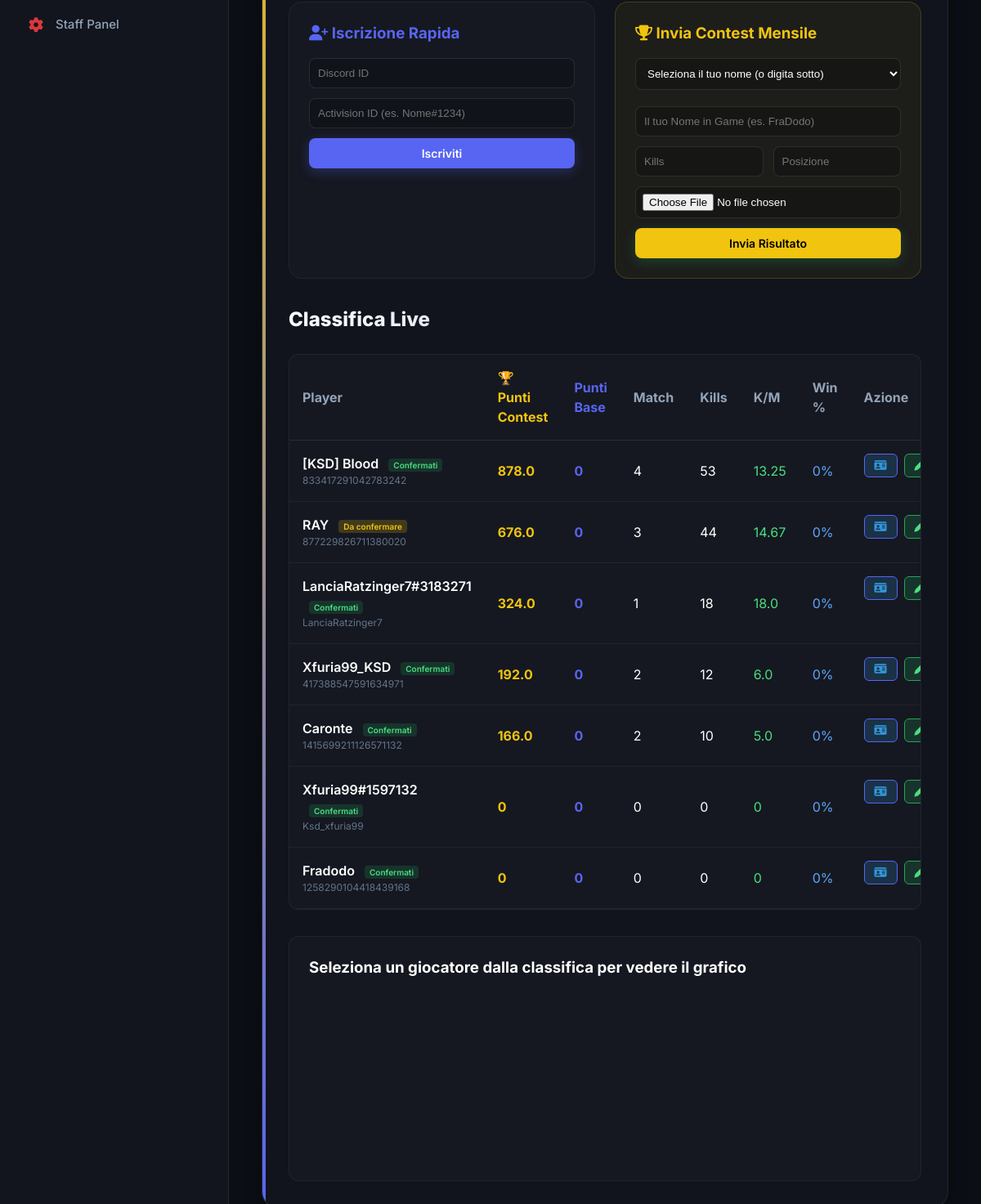
/ (lower part), run on an earlier commit of the app's database.
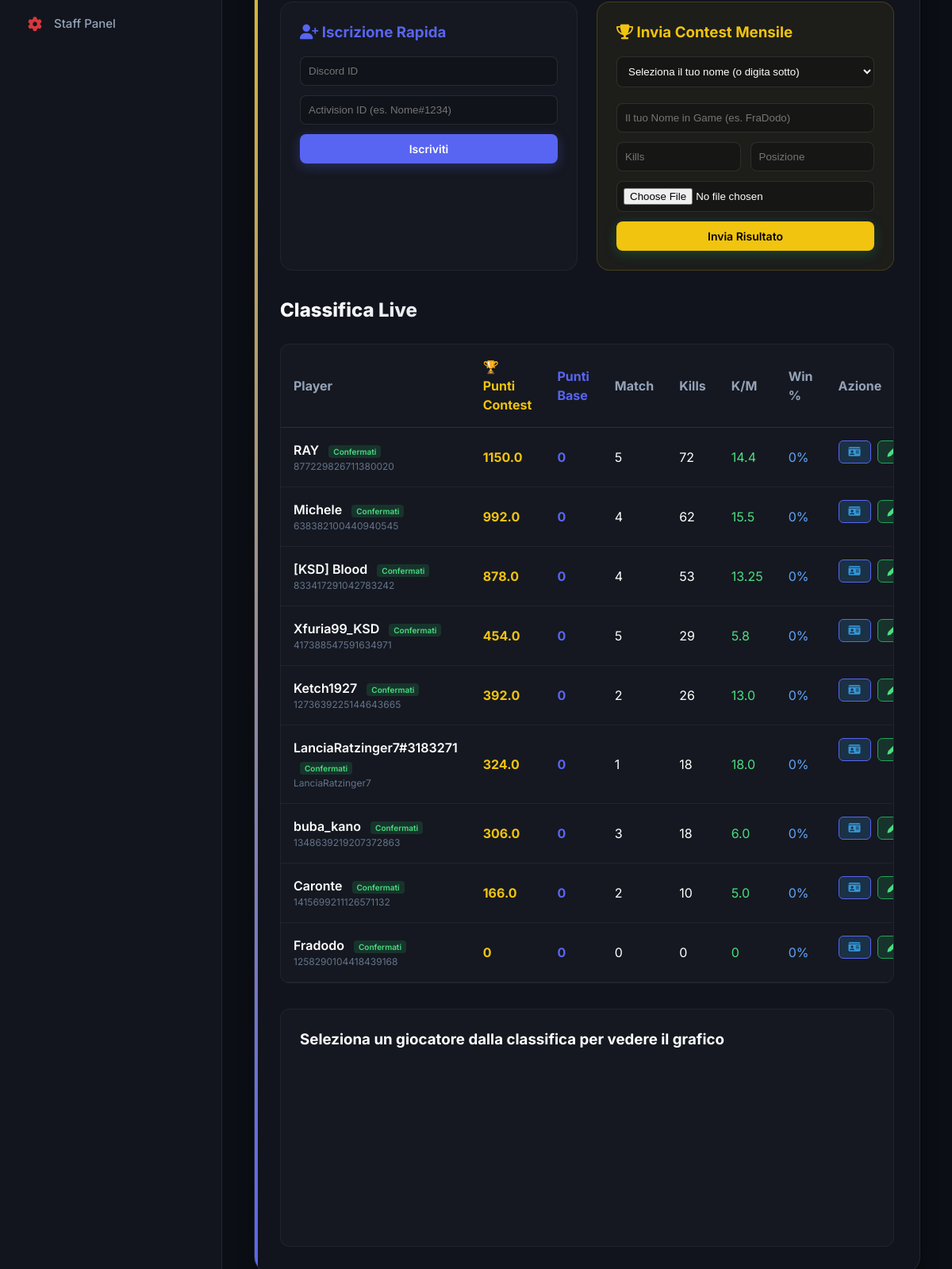
And on a later commit of the database.
### tables this page shows
CREATE TABLE players (
            discord_id TEXT PRIMARY KEY,
            activision_id TEXT NOT NULL,
            points INTEGER DEFAULT 0,
            matches_played INTEGER DEFAULT 0,
            total_kills INTEGER DEFAULT 0,
            total_damage INTEGER DEFAULT 0,
            wins INTEGER DEFAULT 0
        , contest_points REAL DEFAULT 0);

### web/app.py (the view)
@app.get("/", response_class=HTMLResponse)
async def read_root(request: Request, error: str = None, success: str = None):
    players = database.get_all_players()
    for p in players:
        mp = p.get('matches_played', 0)
        p['kd_ratio'] = round(p.get('total_kills', 0) / mp, 2) if mp > 0 else 0
        p['avg_damage'] = round(p.get('total_damage', 0) / mp) if mp > 0 else 0
        p['win_rate'] = f"{round((p.get('wins', 0) / mp) * 100)}%" if mp > 0 else "0%"
    bounties = database.get_active_bounties()
    return templates.TemplateResponse(request=request, name="index.html", context={"players": players, "bounties": bounties, "error": error, "success": success})

### web/templates/index.html (shortened to what this page needs)
<!DOCTYPE html>
<html lang="it">
<head>
  <link rel="stylesheet" href="https://cdnjs.cloudflare.com/ajax/libs/font-awesome/6.4.0/css/all.min.css">
  <link rel="stylesheet" href="/static/style.css">
</head>
<body>
  <div id="app">
    <nav class="sidebar">
      <div class="sidebar-menu">
        <a href="/admin" class="menu-item">
          <i class="fa-solid fa-gear menu-icon" style="color: var(--accent-red)"></i>
          <span>Staff Panel</span>
        </a>
      </div>
    </nav>
    <main class="main-content">
      <div class="content-wrapper">
        <div class="contest-card">
          <div style="display: flex; gap: 24px; flex-wrap: wrap; margin-bottom: 32px;">
            <div style="flex: 1; min-width: 300px; background: rgba(255,255,255,0.02); padding: 24px; border-radius: 16px; border: 1px solid rgba(255,255,255,0.05);">
              <h3 style="color: var(--accent-blue); margin-bottom: 16px;"><i class="fa-solid fa-user-plus"></i> Iscrizione Rapida</h3>
              <form action="/register" method="POST" style="display: flex; flex-direction: column; gap: 12px;">
                <input type="text" name="discord_id" required placeholder="Discord ID" style="background: rgba(0,0,0,0.2); border: 1px solid rgba(255,255,255,0.1); padding: 10px; border-radius: 8px; color: white; width: 100%;">
                <input type="text" name="activision_id" required placeholder="Activision ID (es. Nome#1234)" style="background: rgba(0,0,0,0.2); border: 1px solid rgba(255,255,255,0.1); padding: 10px; border-radius: 8px; color: white; width: 100%;">
                <button type="submit" class="btn btn-secondary" style="width: 100%; justify-content: center;">Iscriviti</button>
              </form>
            </div>
            <div style="flex: 1; min-width: 300px; background: rgba(241, 196, 15, 0.05); padding: 24px; border-radius: 16px; border: 1px solid rgba(241, 196, 15, 0.2);" id="sec-invia">
              <h3 style="color: var(--accent-gold); margin-bottom: 16px;"><i class="fa-solid fa-trophy"></i> Invia Contest Mensile</h3>
              <form action="/upload_contest" method="POST" enctype="multipart/form-data" style="display: flex; flex-direction: column; gap: 12px;">
                <select id="player_select" onchange="document.getElementById('player_name_input').value = this.value;" style="background: rgba(0,0,0,0.2); border: 1px solid rgba(255,255,255,0.1); padding: 10px; border-radius: 8px; color: white; width: 100%; margin-bottom: 8px;">
                  <option value="">Seleziona il tuo nome (o digita sotto)</option>
                </select>
                <input type="text" id="player_name_input" name="player_name" required placeholder="Il tuo Nome in Game (es. FraDodo)" style="background: rgba(0,0,0,0.2); border: 1px solid rgba(255,255,255,0.1); padding: 10px; border-radius: 8px; color: white; width: 100%;">
                <div style="display: flex; gap: 12px; width: 100%;">
                  <input type="number" name="kills" required placeholder="Kills" style="background: rgba(0,0,0,0.2); border: 1px solid rgba(255,255,255,0.1); padding: 10px; border-radius: 8px; color: white; width: 50%;">
                  <input type="number" name="posizione" required placeholder="Posizione" style="background: rgba(0,0,0,0.2); border: 1px solid rgba(255,255,255,0.1); padding: 10px; border-radius: 8px; color: white; width: 50%;">
                </div>
                <input type="file" name="screenshot" accept="image/*" required style="background: rgba(0,0,0,0.2); border: 1px solid rgba(255,255,255,0.1); padding: 8px; border-radius: 8px; color: white; width: 100%;">
                <button type="submit" class="btn btn-primary" style="width: 100%; justify-content: center; background-color: var(--accent-gold); color: black;">Invia Risultato</button>
              </form>
            </div>
          </div>
          <div class="card-header" id="sec-classifica">
            <h1 class="card-title">Classifica Live</h1>
          </div>
          <div style="overflow-x: auto; margin-bottom: 32px; background: rgba(255,255,255,0.02); border-radius: 12px; border: 1px solid rgba(255,255,255,0.05);">
            <table style="width: 100%; border-collapse: collapse; text-align: left;">
              <thead>
                <tr style="border-bottom: 1px solid rgba(255,255,255,0.1);">
                  <th style="padding: 16px; color: var(--text-secondary);">Player</th>
                  <th style="padding: 16px; color: var(--accent-gold);">🏆 Punti Contest</th>
                  <th style="padding: 16px; color: var(--accent-blue);">Punti Base</th>
                  <th style="padding: 16px; color: var(--text-secondary);">Match</th>
                  <th style="padding: 16px; color: var(--text-secondary);">Kills</th>
                  <th style="padding: 16px; color: var(--text-secondary);">K/M</th>
                  <th style="padding: 16px; color: var(--text-secondary);">Win %</th>
                  <th style="padding: 16px; color: var(--text-secondary);">Azione</th>
                </tr>
              </thead>
              <tbody>
                {% for p in players %}
                <tr style="border-bottom: 1px solid rgba(255,255,255,0.05); transition: 0.2s; cursor: pointer;" onclick="loadPlayerChart('{{ p.discord_id }}', '{{ p.activision_id }}')">
                  <td style="padding: 16px;">
                    <div style="font-weight: 600; color: white;">
                      {{ p.activision_id }}
                      {% if p.has_pending %}
                        <span style="font-size: 10px; background: rgba(241, 196, 15, 0.2); color: var(--accent-gold); padding: 2px 6px; border-radius: 4px; margin-left: 8px;">Da confermare</span>
                      {% else %}
                        <span style="font-size: 10px; background: rgba(35, 165, 89, 0.2); color: #4ade80; padding: 2px 6px; border-radius: 4px; margin-left: 8px;">Confermati</span>
                      {% endif %}
                    </div>
                    <div style="font-size: 12px; color: var(--text-muted);">{{ p.discord_id }}</div>
                  </td>
                  <td style="padding: 16px; font-weight: bold; color: var(--accent-gold);">{{ p.contest_points or 0 }}</td>
                  <td style="padding: 16px; font-weight: bold; color: var(--accent-blue);">{{ p.points }}</td>
                  <td style="padding: 16px;">{{ p.matches_played }}</td>
                  <td style="padding: 16px;">{{ p.total_kills }}</td>
                  <td style="padding: 16px; color: #4ade80;">{{ p.kd_ratio }}</td>
                  <td style="padding: 16px; color: #60a5fa;">{{ p.win_rate }}</td>
                  <td style="padding: 16px; display: flex; gap: 8px; justify-content: flex-start;" onclick="event.stopPropagation()">
                    <button onclick="promptEditPlayerName('{{ p.discord_id }}', '{{ p.activision_id }}')" style="background: rgba(52, 152, 219, 0.2); border: 1px solid var(--accent-blue); color: #3498db; padding: 6px 12px; border-radius: 6px; cursor: pointer; transition: 0.2s;" title="Cambia Nome">
                      <i class="fa-solid fa-id-card"></i>
                    </button>
                    <button onclick="promptEditPlayer('{{ p.discord_id }}', '{{ p.activision_id }}')" style="background: rgba(35, 165, 89, 0.2); border: 1px solid var(--accent-green); color: #4ade80; padding: 6px 12px; border-radius: 6px; cursor: pointer; transition: 0.2s;">
                      <i class="fa-solid fa-pen"></i>
                    </button>
                  </td>
                </tr>
                {% else %}
                <tr>
                  <td colspan="5" style="padding: 24px; text-align: center; color: var(--text-muted);">Nessun giocatore registrato.</td>
                </tr>
                {% endfor %}
              </tbody>
            </table>
          </div>
      <div class="chart-container" id="sec-stats" style="margin-top: 32px; padding: 24px; background: rgba(255,255,255,0.02); border-radius: 12px; border: 1px solid rgba(255,255,255,0.05);">
        <h3 style="color: white; margin-bottom: 16px;" id="chartTitle">Seleziona un giocatore dalla classifica per vedere il grafico</h3>
      </div>
    </div>
  </div>
</main>
</div>
</body>
</html>

### web/static/style.css (style rules this page uses)
:root { --bg-main: #0B0E14; --bg-sidebar: #12151D; --bg-card: rgba(22, 26, 36, 0.6); --bg-card-hover: rgba(30, 35, 48, 0.8); --border-color: rgba(255, 255, 255, 0.08); --text-primary: #ffffff; --text-secondary: #94A3B8; --text-muted: #64748B; --accent-blue: #5865F2; --accent-blue-hover: #4752C4; --accent-green: #23A559; --accent-green-hover: #1E8F4C; --accent-red: #DA373C; --accent-gold: #F1C40F; --accent-purple: #9b59b6; --shadow-sm: 0 4px 6px -1px rgba(0, 0, 0, 0.3), 0 2px 4px -1px rgba(0, 0, 0, 0.2); --shadow-lg: 0 10px 25px -5px rgba(0, 0, 0, 0.5), 0 8px 10px -6px rgba(0, 0, 0, 0.4); --shadow-glow: 0 0 20px rgba(88, 101, 242, 0.2); --transition: all 0.3s cubic-bezier(0.25, 0.8, 0.25, 1); }
* { box-sizing: border-box; margin: 0; padding: 0; }
body { font-family: 'Inter', sans-serif; background-color: var(--bg-main); color: var(--text-primary); line-height: 1.5; -webkit-font-smoothing: antialiased; overflow: hidden; }
#app { display: flex; height: 100vh; width: 100vw; }
.sidebar { width: 280px; background-color: var(--bg-sidebar); border-right: 1px solid var(--border-color); display: flex; flex-direction: column; transition: var(--transition); z-index: 10; }
.sidebar-menu { padding: 16px; display: flex; flex-direction: column; gap: 8px; flex: 1; overflow-y: auto; }
.menu-item { display: flex; align-items: center; gap: 12px; padding: 12px 16px; border-radius: 10px; color: var(--text-secondary); text-decoration: none; font-weight: 500; font-size: 15px; transition: var(--transition); cursor: pointer; }
.menu-icon { font-size: 18px; width: 24px; text-align: center; }
.main-content { flex: 1; display: flex; flex-direction: column; position: relative; overflow-y: auto; background: radial-gradient(circle at top right, rgba(88, 101, 242, 0.05), transparent 400px); }
.content-wrapper { padding: 40px; max-width: 1000px; margin: 0 auto; width: 100%; }
.contest-card { background: var(--bg-card); backdrop-filter: blur(16px); border: 1px solid var(--border-color); border-radius: 20px; padding: 32px; box-shadow: var(--shadow-lg); position: relative; overflow: hidden; animation: slideUp 0.5s ease-out forwards; }
.contest-card::before { content: ''; position: absolute; top: 0; left: 0; width: 4px; height: 100%; background: linear-gradient(to bottom, var(--accent-gold), var(--accent-blue)); }
.card-header { margin-bottom: 24px; }
.card-title { font-size: 24px; font-weight: 800; margin-bottom: 8px; background: linear-gradient(to right, #fff, #94A3B8); -webkit-background-clip: text; -webkit-text-fill-color: transparent; }
.btn { display: flex; align-items: center; gap: 8px; padding: 10px 20px; border-radius: 8px; font-size: 14px; font-weight: 600; cursor: pointer; border: none; color: white; transition: var(--transition); font-family: 'Inter', sans-serif; }
.btn-primary { background-color: var(--accent-green); box-shadow: 0 4px 15px rgba(35, 165, 89, 0.3); }
.btn-secondary { background-color: var(--accent-blue); box-shadow: 0 4px 15px rgba(88, 101, 242, 0.3); }
.chart-container { margin-top: 32px; padding: 24px; background: rgba(255,255,255,0.02); border-radius: 12px; border: 1px solid rgba(255,255,255,0.05); height: 300px; }

What changed in the data, as far as the page shows it:
removed players: activision_id "Xfuria99#1597132", shows "Confermati", discord_id "Ksd_xfuria99", contest_points "0", points "0", matches_played "0", total_kills "0", kd_ratio "0", win_rate "0%"
changed players "RAY": contest_points "676.0" → "1150.0"; matches_played "3" → "5"; total_kills "44" → "72"; kd_ratio "14.67" → "14.4"; text "Da confermare" → "Confermati"; moves up the list
added players: activision_id "Michele", shows "Confermati", discord_id "638382100440940545", contest_points "992.0", points "0", matches_played "4", total_kills "62", kd_ratio "15.5", win_rate "0%"
changed players "Xfuria99_KSD": contest_points "192.0" → "454.0"; matches_played "2" → "5"; total_kills "12" → "29"; kd_ratio "6.0" → "5.8"; moves up the list
added players: activision_id "Ketch1927", shows "Confermati", discord_id "1273639225144643665", contest_points "392.0", points "0", matches_played "2", total_kills "26", kd_ratio "13.0", win_rate "0%"
added players: activision_id "buba_kano", shows "Confermati", discord_id "1348639219207372863", contest_points "306.0", points "0", matches_played "3", total_kills "18", kd_ratio "6.0", win_rate "0%"
